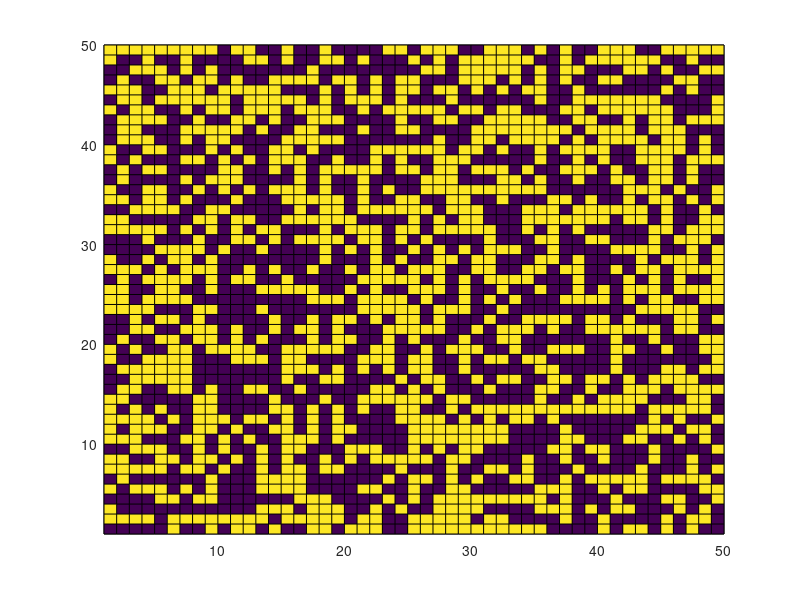

Here is the MATLAB script that generated this plot: (Note: this script raises an error after producing the figure.)
%Script for running the base CODA model (i.e no extensions, just the
%Bayesian opinion updating step and decision displaying, with distance from
%changing opinion histogram. Note: for agents on the edge of the lattice,
%when trying to make an observation off of the lattice, they are modelled
%as "looking in a mirror" - that is they observe their own action and
%reinforce their opinion consequently.

%Alpha and beta denote the likelihood that an observation of a neighbour
%choosing choice A or choice B was the correct choice for them to make -
%for the base case, agents should assume they're neighbours are trustowrthy
%and that either action holds equal weight, so we set beta = alpha > 0.5.

para = struct('N',50,'alpha',0.95,'beta',0.95);
maxtime = 500000000;

%Setting up initial matrices for opinions, log opinions and agent actions.

lattice_opinion = zeros([para.N para.N]);
lattice_op_log = zeros([para.N para.N]);
lattice_action = zeros([para.N para.N]);


%Assigning initial random moderate opinion values toward either of the
%choices, and defining inital agent actions as a result.

tic
for i=1:para.N
    a = 0.45;
    b = 0.55;
    r = (b-a).*rand(para.N,1) + a;
    lattice_opinion(i,:)=r;
    
    
    
    for j=1:para.N
        lattice_op_log(i,j)=log(lattice_opinion(i,j)/(1-lattice_opinion(i,j)));
        if lattice_op_log(i,j)<0
            lattice_action(i,j)=0;
            
        else
            lattice_action(i,j)=1;
        end
    end
end



%Plotting the initial opinion map as a comparator for later.

figure(1)
C = lattice_action;
s = pcolor(C);
s.EdgeColor = 'none';
colormap(gray(2))
axis ij
axis square

for i=2:maxtime

 %Picking which agent to update
    r_1 = randi(para.N*para.N);  
    
    %Picking their neighbour using a von Neumann neighbourhood structure 
    %NOTE - THIS METHOD WORKS FOR N DIVISIBLE BY 10, NEED TO FIND A WAY TO
    %IDENTIFY EDGE CASES FOR GENERAL N - REPLACE 10 BY para.N?

    direction = randi(4);
    if direction == 1         
        
        %North
        if r_1 - para.N <= 0
            neighbour_act_obs =lattice_action(r_1);
        else
            neighbour_act_obs = lattice_action(r_1 - para.N);     
        end
        
        %East
    elseif direction == 2                                   
            
        if mod(r_1,10) == 0
           neighbour_act_obs = lattice_action(r_1);
        else
           neighbour_act_obs = lattice_action(r_1 + 1);
        end
        
        %South       
    elseif direction == 3        
             
        if r_1 + para.N > para.N*para.N
            neighbour_act_obs = lattice_action(r_1);
        else
            neighbour_act_obs = lattice_action(r_1 + para.N);
        end 
        
        %West       
    else
        if mod(r_1-1,10) == 0
            neighbour_act_obs =lattice_action(r_1);
        else
        neighbour_act_obs = lattice_action(r_1 - 1);  
        end
    end
    
        %Enacting the Bayesian opinion update rule based upon the action
        %which was observed
    
    if neighbour_act_obs == 1
        lattice_op_log(r_1) = lattice_op_log(r_1) + log(para.alpha/(1-para.beta));
    elseif neighbour_act_obs == 0
        lattice_op_log(r_1) = lattice_op_log(r_1) - log(para.beta/(1-para.alpha));                                                    
    end
    
        %Updating the action of the agent based upon their new updated
        %opinion.
    
    if lattice_op_log(r_1) < 0
        lattice_action(r_1) = 0;
    else
        lattice_action(r_1) = 1; 
    end
    
    
% %Plotting the final action matrix as opinion map - also allowing it to show
% %model running in real time.
%     
% figure(2)
% C = lattice_action;
% s = pcolor(C);
% s.EdgeColor = 'none';
% colormap(gray(2))
% axis ij;
% axis square;

%Optional time counter to track the progress of the model.

%i
end

%Plotting the final action matrix as opinion map.

figure(2)
C = lattice_action;
s = pcolor(C);
s.EdgeColor = 'none';
colormap(gray(2))
axis ij
axis square
toc

%Defining new parameter nu to show how far each agent if from changing
%opinion.

nu = log(para.alpha/(1-para.beta));

lat_op_dist = 1/nu .* lattice_op_log;

figure(3)
histogram(lat_op_dist(:,:),'numbins',15,'normalization','probability')